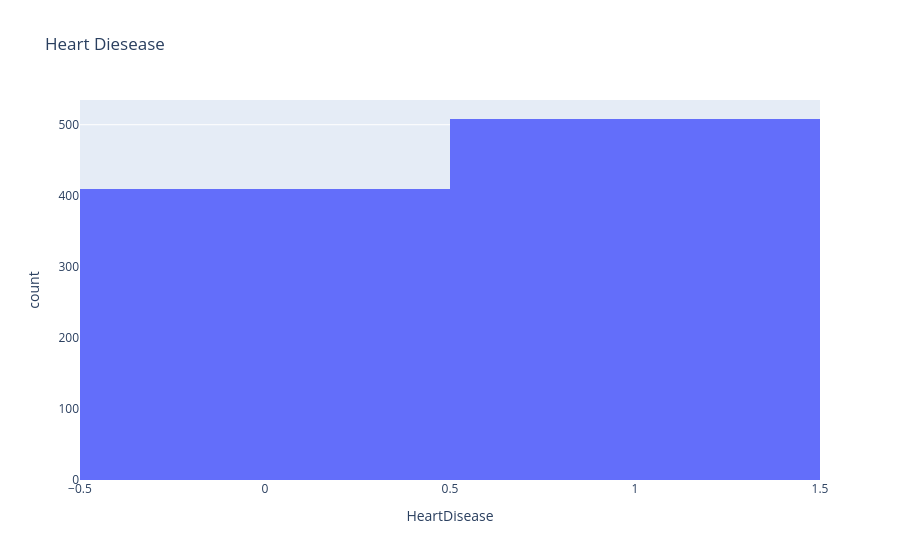

The notebook cell this image was saved under:
### Code cell
fig = px.histogram(df, x= "HeartDisease", title= "Heart Diesease")
fig.show()

### Figure 1 — Plotly figure (JSON) as saved in the notebook; plotly's stock layout.template omitted (floating-point values rounded to 4 significant figures; data arrays with more than 128 entries replaced by an {"elided": "..."} marker saying what was removed)
{"data": [{"bingroup": "x", "hovertemplate": "HeartDisease=%{x}<br>count=%{y}<extra></extra>", "legendgroup": "", "marker": {"color": "#636efa", "pattern": {"shape": ""}}, "name": "", "orientation": "v", "showlegend": false, "type": "histogram", "x": {"elided": "918 int values"}, "xaxis": "x", "yaxis": "y"}], "layout": {"barmode": "relative", "legend": {"tracegroupgap": 0}, "title": {"text": "Heart Diesease"}, "xaxis": {"anchor": "y", "domain": [0, 1], "title": {"text": "HeartDisease"}}, "yaxis": {"anchor": "x", "domain": [0, 1], "title": {"text": "count"}}}}
